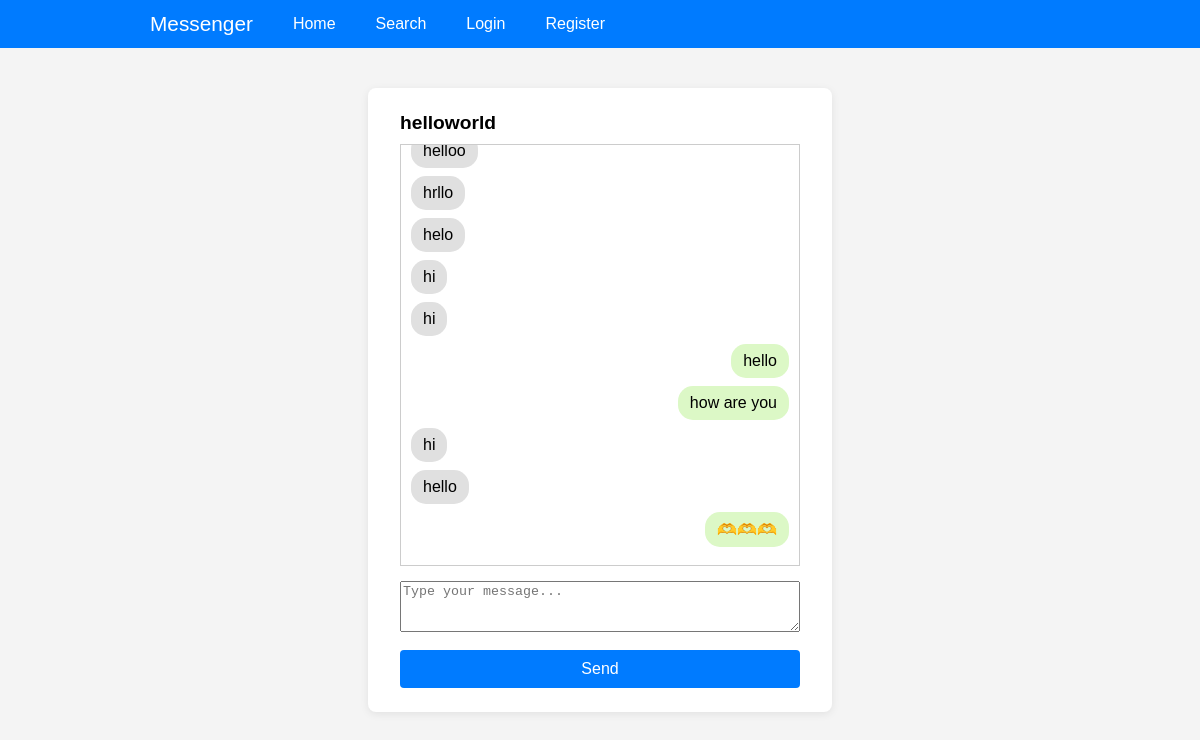
The page /message/helloworld (signed in) on the database as committed earlier.
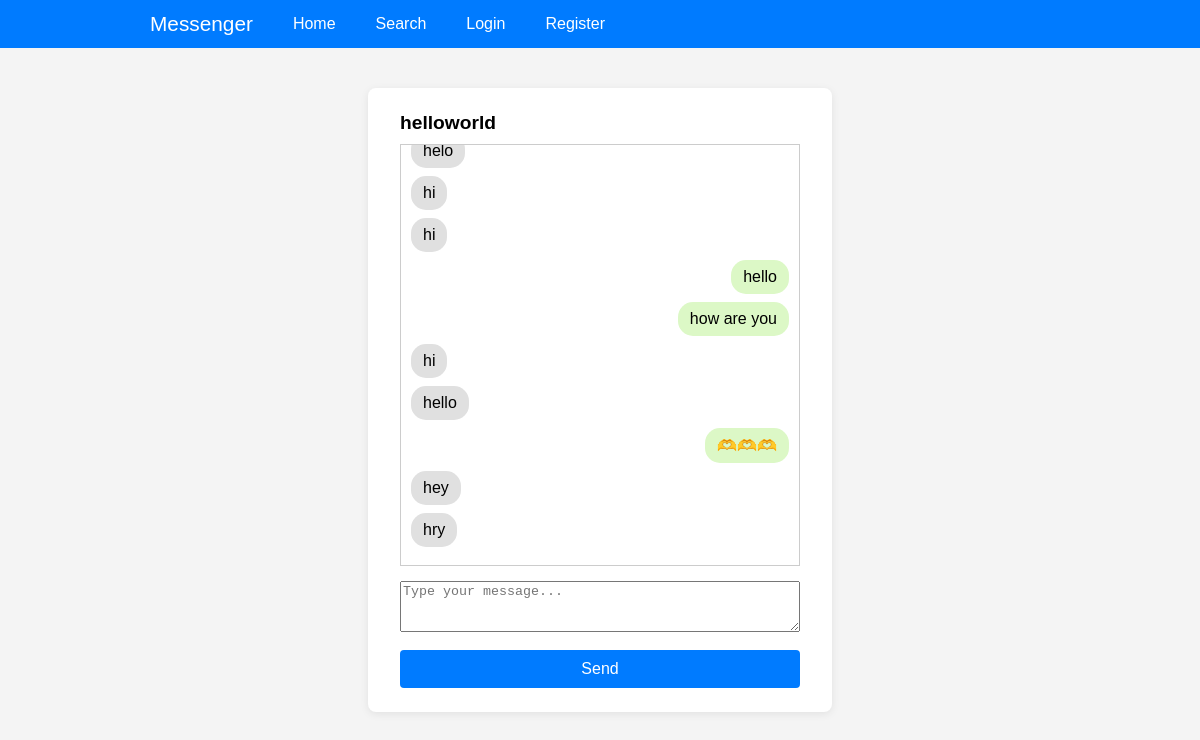
The same page on the database as committed later.
### app/models.py (models this page shows)
class Message(db.Model):
    __tablename__ = 'messages'
    id = db.Column(db.Integer, primary_key=True, autoincrement=True)
    sender_id = db.Column(db.Integer, db.ForeignKey('user_data.id'), nullable=False)
    recipient_id = db.Column(db.Integer, db.ForeignKey('user_data.id'), nullable=False)
    text = db.Column(db.String(200), nullable=False)
    timestamp = db.Column(db.DateTime, nullable=False)

### app/main/routes.py (the view)
@main_bp.route('/message/<username>',methods=["get",'POST'])
def message(username):
    islogin = session.get('islogin')
    if not islogin:
        return redirect(url_for('auth.login'))
    current_user = Users.query.filter_by(id=session.get('id')).first()
    recipient = Users.query.filter_by(username=username).first()
    messages = Message.query.filter(
        ((Message.sender_id == current_user.id) & (Message.recipient_id == recipient.id)) |
        ((Message.sender_id == recipient.id) & (Message.recipient_id == current_user.id))
    ).order_by(Message.timestamp.asc()).all()
    return render_template('main/message.html', recipient=recipient,messages = messages)

### app/templates/main/message.html (shortened to what this page needs)
{% extends 'base.html' %}
{% block content %}
<div class="container">
    <span class="recipient" id="recipient_username">{{ recipient.username }}</span>
    <div class="messages" id="messagesContainer">
        {% for msg in messages %}
            <div class="message{% if msg.sender_id == recipient.id %} received{% else %} sent{% endif %}">
                {{ msg.text }}
                 </div>
        {% endfor %}
    </div>
    <form onsubmit="send_message({{ recipient.id }}); return false;">
        <div class="form-group">
            <textarea id="messageInput" name="message" class="form-control" rows="3" placeholder="Type your message..."></textarea>
        </div>
        <button type="submit" class="btn btn-primary">Send</button>
    </form>
</div>
{% endblock %}

Rows that differ between the two databases and show on the page:
no longer on this page (row unchanged): Message: text "helloo"
no longer on this page (row unchanged): Message: text "hrllo"
added Message: text "hey"
added Message: text "hry"
